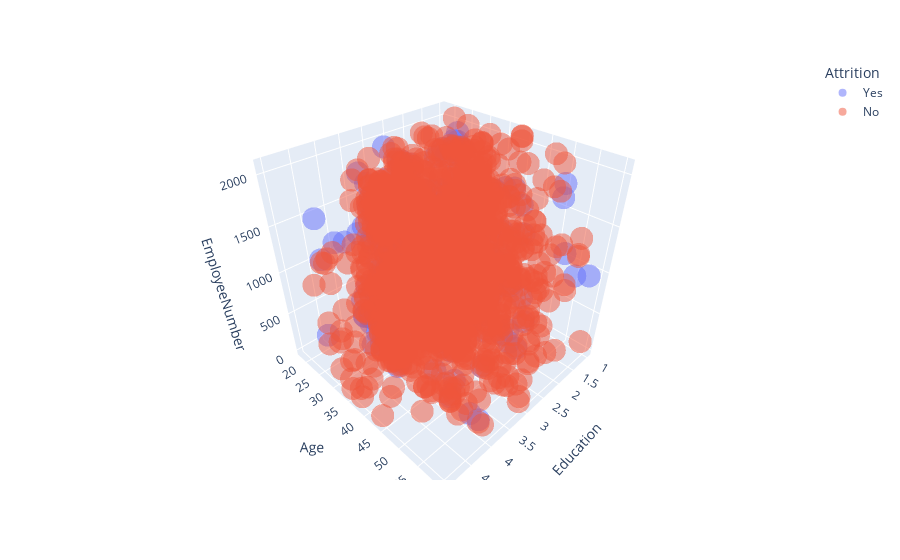

The cell this chart's notebook holds for it:
### Markdown cell above
### Education
The level of education achieved by the employee. **Categorical**

### Code cell
fig = px.scatter_3d(
    df,
    x='Education',
    y='Age',
    z='EmployeeNumber',
    color='Attrition',
    opacity=0.5
)

fig.show()

### Figure 1 — Plotly figure (JSON) as saved in the notebook; plotly's stock layout.template omitted (floating-point values rounded to 4 significant figures; data arrays with more than 128 entries replaced by an {"elided": "..."} marker saying what was removed)
{"data": [{"hovertemplate": "Attrition=Yes<br>Education=%{x}<br>Age=%{y}<br>EmployeeNumber=%{z}<extra></extra>", "legendgroup": "Yes", "marker": {"color": "#636efa", "opacity": 0.5, "symbol": "circle"}, "mode": "markers", "name": "Yes", "scene": "scene", "showlegend": true, "type": "scatter3d", "x": {"elided": "237 int values"}, "y": {"elided": "237 int values"}, "z": {"elided": "237 int values"}}, {"hovertemplate": "Attrition=No<br>Education=%{x}<br>Age=%{y}<br>EmployeeNumber=%{z}<extra></extra>", "legendgroup": "No", "marker": {"color": "#EF553B", "opacity": 0.5, "symbol": "circle"}, "mode": "markers", "name": "No", "scene": "scene", "showlegend": true, "type": "scatter3d", "x": {"elided": "1233 int values"}, "y": {"elided": "1233 int values"}, "z": {"elided": "1233 int values"}}], "layout": {"legend": {"title": {"text": "Attrition"}, "tracegroupgap": 0}, "margin": {"t": 60}, "scene": {"domain": {"x": [0, 1], "y": [0, 1]}, "xaxis": {"title": {"text": "Education"}}, "yaxis": {"title": {"text": "Age"}}, "zaxis": {"title": {"text": "EmployeeNumber"}}}}}
